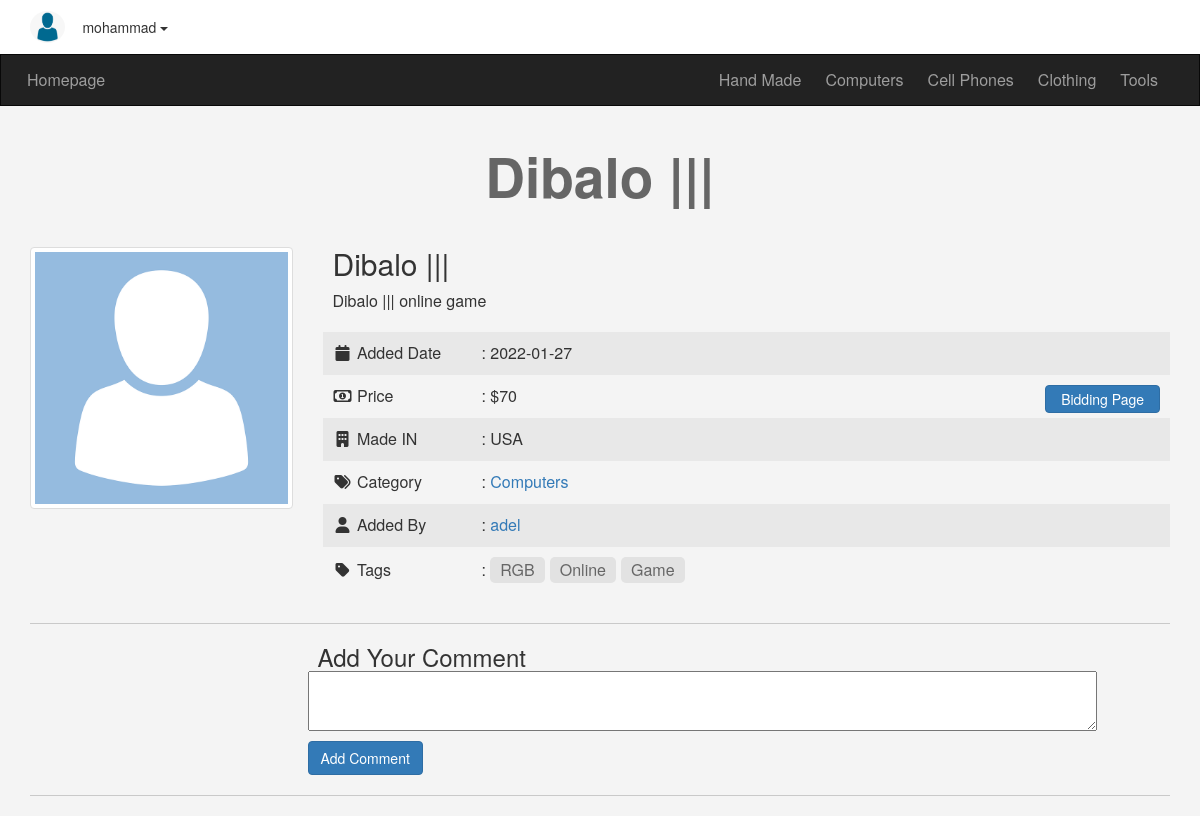
The app's page /items.php?itemid=23 (signed in) with its own data.
### tables this page shows
CREATE TABLE `categories` (
  `ID` int(6) NOT NULL,
  `Name` varchar(255) NOT NULL,
  `Description` text NOT NULL,
  `parent` int(11) NOT NULL,
  `Ordering` int(11) DEFAULT NULL,
  `Visibility` tinyint(4) NOT NULL DEFAULT 0,
  `Allow_Comment` tinyint(4) NOT NULL DEFAULT 0,
  `Allow_Ads` tinyint(4) NOT NULL DEFAULT 0
);

CREATE TABLE `items` (
  `Item_ID` int(11) NOT NULL,
  `Name` varchar(255) NOT NULL,
  `Description` text NOT NULL,
  `Price` varchar(255) NOT NULL,
  `Add_Date` date NOT NULL,
  `Conutry_Made` varchar(255) NOT NULL,
  `image` varchar(255) NOT NULL,
  `Status` varchar(255) NOT NULL,
  `Rating` smallint(6) NOT NULL,
  `Approve` tinyint(4) NOT NULL DEFAULT 0,
  `Cat_ID` int(11) NOT NULL,
  `Member_ID` int(11) NOT NULL,
  `tags` varchar(255) NOT NULL
);

CREATE TABLE `users` (
  `UserID` int(11) NOT NULL COMMENT 'To identify users',
  `Username` varchar(255) NOT NULL COMMENT 'Username to login',
  `Password` varchar(255) NOT NULL COMMENT 'Password to login',
  `Email` varchar(255) NOT NULL,
  `wallet` mediumint(9) NOT NULL,
  `FullName` varchar(255) NOT NULL,
  `GroupID` int(11) NOT NULL DEFAULT 0 COMMENT 'Identify user Group',
  `TrustStatus` int(11) NOT NULL DEFAULT 0 COMMENT 'Seller Rank',
  `RegStatus` int(11) NOT NULL DEFAULT 0 COMMENT 'User Approval',
  `Date` date NOT NULL DEFAULT '2022-01-01',
  `avatar` varchar(255) NOT NULL
);

### init.php (called while the page is built, shortened)
<?php
include "admin/connect.php";
$sessionUser = '';
if (isset($_SESSION['user'])) {
    $sessionUser = $_SESSION['user'];
}
$temp = "includes/templates/";
$func = "includes/functions/";
$css = "layout/css/";
include $func . 'function.php';
include $temp . "header.php";

### includes/functions/function.php (called while the page is built, shortened)
<?php
function getCat($where = NULL)
{
    global $con;
    $getCat = $con->prepare("SELECT *  FROM  categories $where ORDER BY  ID ASC");
    $getCat->execute();
    $cats = $getCat->fetchAll();
    return $cats;
}

### items.php (the view, shortened to what this page needs)
<?php
include "init.php";
$itemid = isset($_GET['itemid']) && is_numeric($_GET['itemid']) ? intval($_GET['itemid']) : 0;
$stmt = $con->prepare("SELECT items.*, users.Username, categories.Name AS category_name FROM items INNER JOIN users ON Member_ID = UserID INNER JOIN categories ON Cat_ID = ID WHERE Item_ID = ? AND Approve = 1;
");
$stmt->execute(array($itemid));
$count = $stmt->rowCount();
if ($count > 0) {
    $item = $stmt->fetch();
?>
<h1 class="text-center"><?php echo $item['Name'] ?></h1>
<div class="container">
    <div class="row">
        <div class="col-md-3">
            <img class="img-responsive img-thumbnail center-block" src="imgtest.png" alt="">
        </div>
        <div class="col-md-9 item-info">
            <h2><?php echo $item['Name'] ?></h2>
            <p><?php echo $item['Description'] ?></p>
            <ul class="list-unstyled">
                <li> <i class="fa fa-calendar fa-fw"></i>
                    <span>Added Date</span> : <?php echo $item['Add_Date'] ?>
                </li>
                <li>
                    <i class="far fa-money-bill-alt fa-fw"></i>
                    <span>Price</span> : $<?php echo $item['Price'] ?>
                    <a href="bidding.php?itemid=<?php echo $itemid ?>" class="btn btn-primary pull-right bidding-btn"
                        role="button">Bidding
                        Page</a>
                </li>
                <li>
                    <i class=" fa fa-building fa-fw"></i>
                    <span>Made IN</span> : <?php echo $item['Conutry_Made'] ?>
                </li>
                <li>
                    <i class="fa fa-tags fa-fw"></i>
                    <span>Category</span> : <a
                        href="categories.php?catid=<?php echo $item['Cat_ID'] . '&pagename=' . $item['category_name'] ?> "><?php echo $item['category_name'] ?></a>
                </li>
                <li>
                    <i class="fa fa-user fa-fw"></i>
                    <span>Added By</span> : <a href="#"> <?php echo $item['Username'] ?> </a>
                </li>
                <li class="tags-item">
                    <i class="fa fa-tag fa-fw"></i>
                    <span>Tags</span> :
                    <?php
                        $allTags = explode(",", $item['tags']);
                        foreach ($allTags as $tag) {
                            $tag = str_replace(" ", "", $tag);
                            $tagtolower = strtolower($tag);
                            if (!empty($tag)) {
                                echo "<a href='tags.php?name={$tagtolower}'>" . $tag . "</a>";
                            } else {
                                echo 'No Tags Found';
                            }
                        }
                        ?>
                </li>
            </ul>
        </div>
    </div>
    <hr class="custom-hr">
    <?php if (isset($_SESSION['user'])) { ?>
    <div class="row">
        <div class="col-md-offset-3">
            <div class="add-comment">
                <h3>Add Your Comment</h3>
                <form action="<?php echo $_SERVER['PHP_SELF'] . '?itemid=' . $item['Item_ID'] ?>" method="POST">
                    <textarea name="comment" required></textarea>
                    <input class="btn btn-primary" type="submit" value="Add Comment">
                </form>
            </div>
        </div>
    </div>
    <?php } else {
            echo '<a href="login.php">Login</a> Or <a href="login.php">Register</a> To Add Comment';
        } ?>
    <hr class="custom-hr">
</div>
<?php
} else {
    redirectHome('<div class="alert alert-danger">There is No Item Here Or the Item Need Approval form Admin</div>', 'login.php');
}
include $temp . "footer.php";

### includes/templates/header.php (shortened to what this page needs)
<!DOCTYPE html>
<html lang="en">
<head>
    <link rel="stylesheet" href="<?php echo $css ?>bootstrap.min.css">
    <link rel="stylesheet" href="<?php echo $css ?>all.min.css">
    <link rel="stylesheet" href="<?php echo $css ?>jquery-ui.css">
    <link rel="stylesheet" href="<?php echo $css ?>jquery.selectBoxIt.css">
    <link rel="stylesheet" href="<?php echo $css ?>front.css">
</head>
<body>
    <div class="upper-bar">
        <div class="container">
            <?php
            if (isset($_SESSION['user'])) {
                $header_stmt = $con->prepare('SELECT * FROM users WHERE UserID = ?');
                $header_stmt->execute(array($_SESSION['uid']));
                $user_info =  $header_stmt->fetch();
            ?>
            <img class="my-image image-thumbnail img-circle " src="<?php
                                                                        if (empty($user_info['avatar'])) {
                                                                            echo "admin/uploaded/avatars/999999999_default.png";
                                                                        } else {
                                                                            echo "admin/uploaded/avatars/" . $user_info['avatar'] . ">";
                                                                        }
                                                                        ?>" alt="">
            <div class="btn-group my-info">
                <span class="btn dropdown-toggle" data-toggle="dropdown">
                    <?php echo $sessionUser; ?>
                    <span class="caret"></span>
                </span>
            </div>
            <?php
            } else {
                ?>
            <a href="login.php">
                <span class="pull-right">Login/Signup</span>
            </a>
            <?php } ?>
        </div>
    </div>
    <nav class="navbar navbar-inverse">
        <div class="container">
            <div class="navbar-header">
                <a class="navbar-brand" href="index.php">Homepage</a>
            </div>
            <div class="collapse navbar-collapse" id="app-nav" aria-expanded="false" style="height: 1px;">
                <ul class="nav navbar-nav navbar-right">
                    <?php
                    foreach (getCat('WHERE parent = 0') as $categ) {
                        echo "<li> <a href='categories.php?catid=" . $categ['ID'] . "&pagename=" . str_replace(' ', '-', $categ['Name']) . "'>" . $categ['Name'] . "</a></li>";
                    }
                    ?>
                </ul>
            </div>
        </div>
    </nav>

### layout/css/front.css (style rules this page uses)
body { background-color: #f4f4f4; font-size: 16px; }
h1 { font-size: 55px; margin: 40px 0; font-weight: bold; color: #666; }
.navbar { border-radius: 0px; margin-bottom: 0px; }
.navbar-brand { font-size: 1em; }
.nav > li > a, .navbar-brand { padding: 15px 12px; }
.upper-bar { padding: 10px; background-color: #fff; }
.my-image { width: 35px; height: 32px; }
.item-info h2 { margin: 0; padding: 0 0 0 10px; }
.item-info p { padding: 10px; }
.item-info ul li { padding: 10px; }
.item-info ul li:nth-child(odd) { background-color: #e8e8e8; }
.item-info ul li span { display: inline-block; width: 120px; }
.add-comment h3 { margin: 0 0 0 10px; }
.add-comment textarea { display: block; margin-bottom: 10px; width: 90%; height: 60px; }
.tags-item a { display: inline-block; background-color: #e2e2e2; padding: 2px 10px; border-radius: 5px; color: #666; margin-right: 5px; }
.bidding-btn { padding: 3px 15px; }
.custom-hr { border-top: 1px solid #c9c9c9; }

### records on screen
categories: Name "Hand Made"
categories: Name "Computers"
categories: Name "Cell Phones"
categories: Name "Clothing"
categories: Name "Tools"
items: Name "Dibalo |||", Description "Dibalo ||| online game", Add_Date "2022-01-27", Price "70", Conutry_Made "USA", Cat_ID.Name "Computers", Member_ID.Username "adel", tags "RGB", tags "Online", tags "Game"

### other values on screen
$sessionUser "mohammad"
